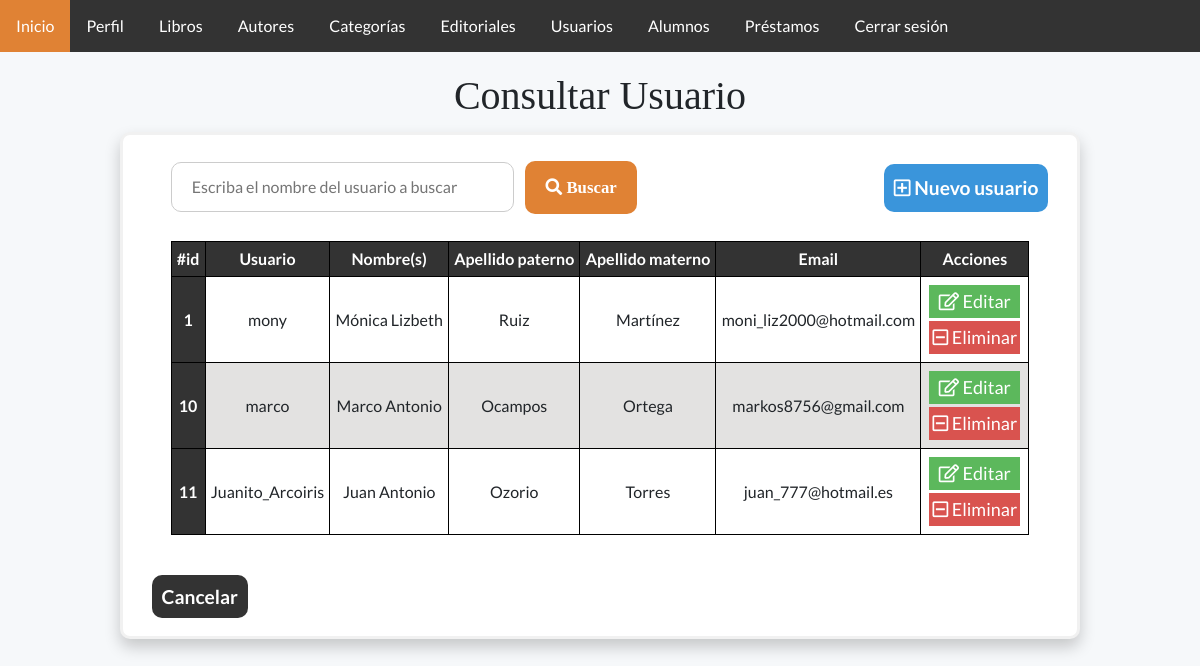
The page /usuarioConsultar.php (signed in) on the database as committed earlier.
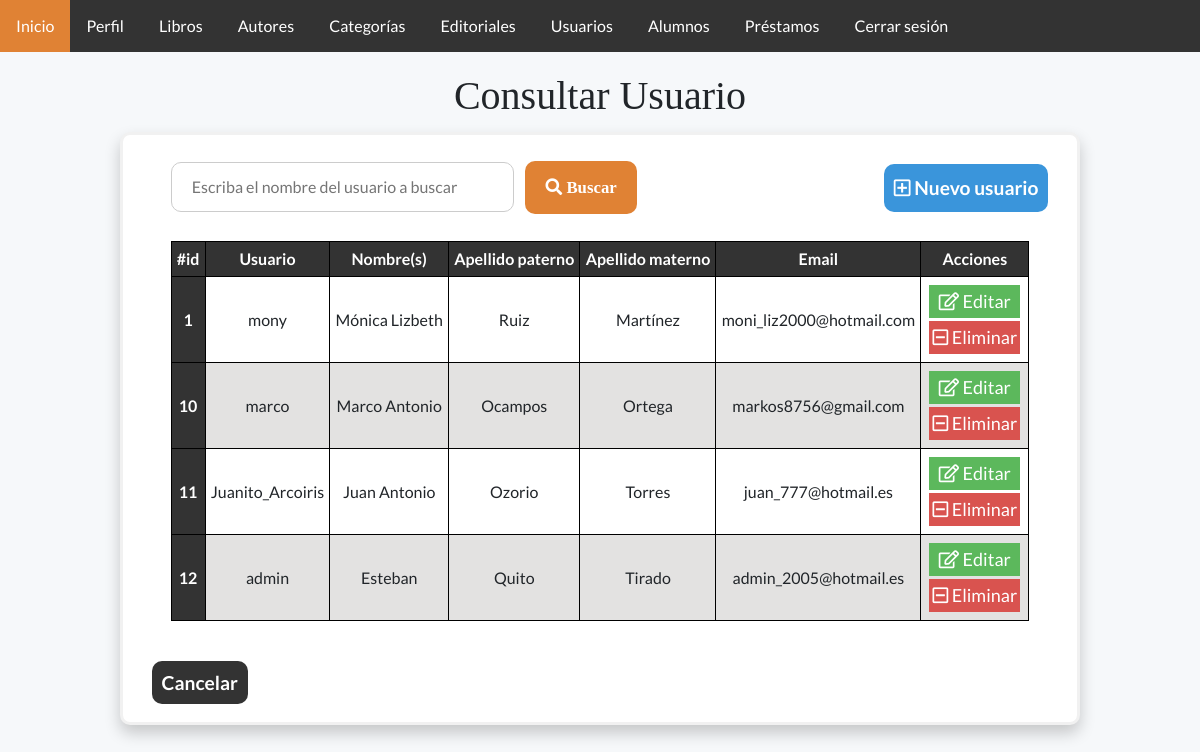
The same page on the database as committed later.
### tables this page shows
CREATE TABLE `usuarios` (
  `idUsuario` int(11) NOT NULL,
  `nombreUsuario` varchar(30) NOT NULL,
  `nombre` varchar(50) NOT NULL,
  `apellidoPaterno` varchar(30) NOT NULL,
  `apellidoMaterno` varchar(30) NOT NULL,
  `password` varchar(32) NOT NULL,
  `email` varchar(100) NOT NULL,
  `status` varchar(20) NOT NULL
);

### Conexion.php (called while the page is built, shortened)
<?php
    class Server {
        public $server;
        public $user;
        public $pass;
        public $db;
        public $conexion;
        public function conectar() {
            $this->conexion = new mysqli( $this->server, $this->user, $this->pass, $this->db );
        }
        public function consultarTabla($tabla, $condiciones = null) {
            if ($condiciones === null) {
                $sql = "Select * FROM $tabla WHERE status = 'Activo';";
            }else {
                $sql = "Select * FROM $tabla WHERE $condiciones status = 'Activo';";
            }
            return $this->conexion->query($sql);
        }
    }
    $server = new Server;
    $server->server = "127.0.0.1";
    $server->user = "root";
    $server->pass = "";
    $server->db = "bd_biblioteca";
?>

### usuarioConsultar.php (the view, shortened to what this page needs)
<?php
    include_once ('Conexion.php');
    if(isset($_POST["usuario"])){
        $usuario = $_POST["usuario"];
        $datos = $server->buscarUsuario($usuario);
        if (mysqli_num_rows($datos) == 0){
            $mostrarModal = true;
            $datos = $server->consultarTabla("usuarios");
        }
    }else{
        $usuario = "";
        $datos = $server->consultarTabla("usuarios");
    }
?>
<!DOCTYPE html>
<html lang="es">
<head>
    <link href="css/Estilo.css" rel="stylesheet">
    <link href="Bootstrap_5.1.3/css/bootstrap.min.css" rel="stylesheet">
</head>
<body>
    <?php
        include("barraNavegacion.php");
    ?>
    <header>
        <div class="titulo">
            <h1>Consultar Usuario</h1>
        </div>
    </header>
    <div class = "frmFormulario">
    <a class ="agregar" href="usuarioAgregar.php">  <i class='far fa-plus-square'></i> Nuevo usuario</a>
    <div class="frmMargen2">
        <form class = "frmBuscar" method="post" action= 'usuarioConsultar.php'>
            <input placeholder = "Escriba el nombre del usuario a buscar" name="usuario" value="<?php echo $usuario;?>" type="text" pattern="[\wñÑá-ú]+" required>
            <button type="submit" name="buscar"><i class="fas fa-search"></i> Buscar</button>
        </form>
        <div class = "tablaDatos">
            <table>
                <thead>
                    <tr>
                        <th scope="col">#id</th>
                        <th scope="col">Usuario</th>
                        <th scope="col">Nombre(s)</th>
                        <th scope="col">Apellido paterno</th>
                        <th scope="col">Apellido materno</th>
                        <th scope="col">Email</th>
                        <th scope="col">Acciones</th>
                    </tr>
                </thead>
                <tbody>
                    <?php
                        while($fila = mysqli_fetch_array($datos)){
                            echo "<tr>";
                            echo "<th scope='row'>".$fila['idUsuario']."</th>";
                            echo "<td>".$fila['nombreUsuario']."</td>";
                            echo "<td>".$fila['nombre']."</td>";
                            echo "<td>".$fila['apellidoPaterno']."</td>";
                            echo "<td>".$fila['apellidoMaterno']."</td>";
                            echo "<td>".$fila['email']."</td>";
                            echo "<td>
                                    <a class='btnEditar' href='usuarioModificar.php?id=".$fila['idUsuario']."'><i class='far fa-edit'></i> Editar</a>
                                    <a class='btnEliminar' href='usuarioDeshabilitar.php?id=".$fila['idUsuario']."'><i class='far fa-minus-square'></i> Eliminar</a>
                                </td>";
                            echo "</tr>";
                        }
                    ?>
                </tbody>
            </table>
        </div>
        </div>
        <a class = "cancel" href="usuarioConsultar.php">Cancelar</a>
        <br><br>
    </div>
</body>
</html>

Rows that differ between the two databases and show on the page:
added usuarios: idUsuario "12", nombreUsuario "admin", nombre "Esteban", apellidoPaterno "Quito", apellidoMaterno "Tirado", email "admin_2005@hotmail.es"
